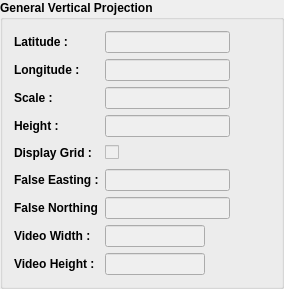
          <widget class="QGroupBox" name="groupBox_3">
           <property name="font">
            <font>
             <weight>75</weight>
             <bold>true</bold>
            </font>
           </property>
           <property name="title">
            <string>General Vertical Projection</string>
           </property>
           <layout class="QVBoxLayout" name="verticalLayout_5">
            <item>
             <layout class="QFormLayout" name="formLayout_3">
              <item row="0" column="0">
               <widget class="QLabel" name="label_2">
                <property name="text">
                 <string>Latitude :</string>
                </property>
               </widget>
              </item>
              <item row="0" column="1">
               <layout class="QHBoxLayout" name="horizontalLayout_19">
                <item>
                 <widget class="QLineEdit" name="leLatitude">
                  <property name="enabled">
                   <bool>false</bool>
                  </property>
                 </widget>
                </item>
                <item>
                 <spacer name="horizontalSpacer_16">
                  <property name="orientation">
                   <enum>Qt::Horizontal</enum>
                  </property>
                  <property name="sizeHint" stdset="0">
                   <size>
                    <width>40</width>
                    <height>20</height>
                   </size>
                  </property>
                 </spacer>
                </item>
               </layout>
              </item>
              <item row="1" column="0">
               <widget class="QLabel" name="label_18">
                <property name="text">
                 <string>Longitude :</string>
                </property>
               </widget>
              </item>
              <item row="1" column="1">
               <layout class="QHBoxLayout" name="horizontalLayout_20">
                <item>
                 <widget class="QLineEdit" name="leLongitude">
                  <property name="enabled">
                   <bool>false</bool>
                  </property>
                 </widget>
                </item>
                <item>
                 <spacer name="horizontalSpacer_17">
                  <property name="orientation">
                   <enum>Qt::Horizontal</enum>
                  </property>
                  <property name="sizeHint" stdset="0">
                   <size>
                    <width>40</width>
                    <height>20</height>
                   </size>
                  </property>
                 </spacer>
                </item>
               </layout>
              </item>
              <item row="2" column="0">
               <widget class="QLabel" name="label_19">
                <property name="text">
                 <string>Scale :</string>
                </property>
               </widget>
              </item>
              <item row="2" column="1">
               <layout class="QHBoxLayout" name="horizontalLayout_21">
                <item>
                 <widget class="QLineEdit" name="leScale">
                  <property name="enabled">
                   <bool>false</bool>
                  </property>
                 </widget>
                </item>
                <item>
                 <spacer name="horizontalSpacer_18">
                  <property name="orientation">
                   <enum>Qt::Horizontal</enum>
                  </property>
                  <property name="sizeHint" stdset="0">
                   <size>
                    <width>40</width>
                    <height>20</height>
                   </size>
                  </property>
                 </spacer>
                </item>
               </layout>
              </item>
              <item row="3" column="0">
               <widget class="QLabel" name="label_25">
                <property name="text">
                 <string>Height :</string>
                </property>
               </widget>
              </item>
              <item row="3" column="1">
               <layout class="QHBoxLayout" name="horizontalLayout_22">
                <item>
                 <widget class="QLineEdit" name="leHeight">
                  <property name="enabled">
                   <bool>false</bool>
                  </property>
                 </widget>
                </item>
                <item>
                 <spacer name="horizontalSpacer_19">
                  <property name="orientation">
                   <enum>Qt::Horizontal</enum>
                  </property>
                  <property name="sizeHint" stdset="0">
                   <size>
                    <width>40</width>
                    <height>20</height>
                   </size>
                  </property>
                 </spacer>
                </item>
               </layout>
              </item>
              <item row="4" column="0">
               <widget class="QLabel" name="label_26">
                <property name="text">
                 <string>Display Grid :</string>
                </property>
               </widget>
              </item>
              <item row="4" column="1">
               <layout class="QHBoxLayout" name="horizontalLayout_25">
                <item>
                 <widget class="QCheckBox" name="chkDisplayGrid">
                  <property name="enabled">
                   <bool>false</bool>
                  </property>
                  <property name="text">
                   <string/>
                  </property>
                 </widget>
                </item>
                <item>
                 <spacer name="horizontalSpacer_22">
                  <property name="orientation">
                   <enum>Qt::Horizontal</enum>
                  </property>
                  <property name="sizeHint" stdset="0">
                   <size>
                    <width>40</width>
                    <height>20</height>
                   </size>
                  </property>
                 </spacer>
                </item>
               </layout>
              </item>
              <item row="5" column="0">
               <widget class="QLabel" name="label_27">
                <property name="text">
                 <string>False Easting :</string>
                </property>
               </widget>
              </item>
              <item row="5" column="1">
               <layout class="QHBoxLayout" name="horizontalLayout_23">
                <item>
                 <widget class="QLineEdit" name="leFalseEasting">
                  <property name="enabled">
                   <bool>false</bool>
                  </property>
                 </widget>
                </item>
                <item>
                 <spacer name="horizontalSpacer_20">
                  <property name="orientation">
                   <enum>Qt::Horizontal</enum>
                  </property>
                  <property name="sizeHint" stdset="0">
                   <size>
                    <width>40</width>
                    <height>20</height>
                   </size>
                  </property>
                 </spacer>
                </item>
               </layout>
              </item>
              <item row="6" column="0">
               <widget class="QLabel" name="label_28">
                <property name="text">
                 <string>False Northing</string>
                </property>
               </widget>
              </item>
              <item row="6" column="1">
               <layout class="QHBoxLayout" name="horizontalLayout_24">
                <item>
                 <widget class="QLineEdit" name="leFalseNorthing">
                  <property name="enabled">
                   <bool>false</bool>
                  </property>
                 </widget>
                </item>
                <item>
                 <spacer name="horizontalSpacer_21">
                  <property name="orientation">
                   <enum>Qt::Horizontal</enum>
                  </property>
                  <property name="sizeHint" stdset="0">
                   <size>
                    <width>40</width>
                    <height>20</height>
                   </size>
                  </property>
                 </spacer>
                </item>
               </layout>
              </item>
              <item row="7" column="0">
               <widget class="QLabel" name="label">
                <property name="text">
                 <string>Video Width :</string>
                </property>
               </widget>
              </item>
              <item row="7" column="1">
               <layout class="QHBoxLayout" name="horizontalLayout_18">
                <item>
                 <widget class="QLineEdit" name="leVideoWidth">
                  <property name="enabled">
                   <bool>false</bool>
                  </property>
                  <property name="maximumSize">
                   <size>
                    <width>100</width>
                    <height>16777215</height>
                   </size>
                  </property>
                  <property name="inputMethodHints">
                   <set>Qt::ImhDigitsOnly</set>
                  </property>
                 </widget>
                </item>
                <item>
                 <spacer name="horizontalSpacer_15">
                  <property name="orientation">
                   <enum>Qt::Horizontal</enum>
                  </property>
                  <property name="sizeHint" stdset="0">
                   <size>
                    <width>40</width>
                    <height>20</height>
                   </size>
                  </property>
                 </spacer>
                </item>
               </layout>
              </item>
              <item row="8" column="0">
               <widget class="QLabel" name="label_15">
                <property name="text">
                 <string>Video Height :</string>
                </property>
               </widget>
              </item>
              <item row="8" column="1">
               <layout class="QHBoxLayout" name="horizontalLayout">
                <item>
                 <widget class="QLineEdit" name="leVideoHeight">
                  <property name="enabled">
                   <bool>false</bool>
                  </property>
                  <property name="maximumSize">
                   <size>
                    <width>100</width>
                    <height>16777215</height>
                   </size>
                  </property>
                  <property name="inputMethodHints">
                   <set>Qt::ImhDigitsOnly</set>
                  </property>
                 </widget>
                </item>
                <item>
                 <spacer name="horizontalSpacer_7">
                  <property name="orientation">
                   <enum>Qt::Horizontal</enum>
                  </property>
                  <property name="sizeHint" stdset="0">
                   <size>
                    <width>40</width>
                    <height>20</height>
                   </size>
                  </property>
                 </spacer>
                </item>
               </layout>
              </item>
             </layout>
            </item>
           </layout>
          </widget>
